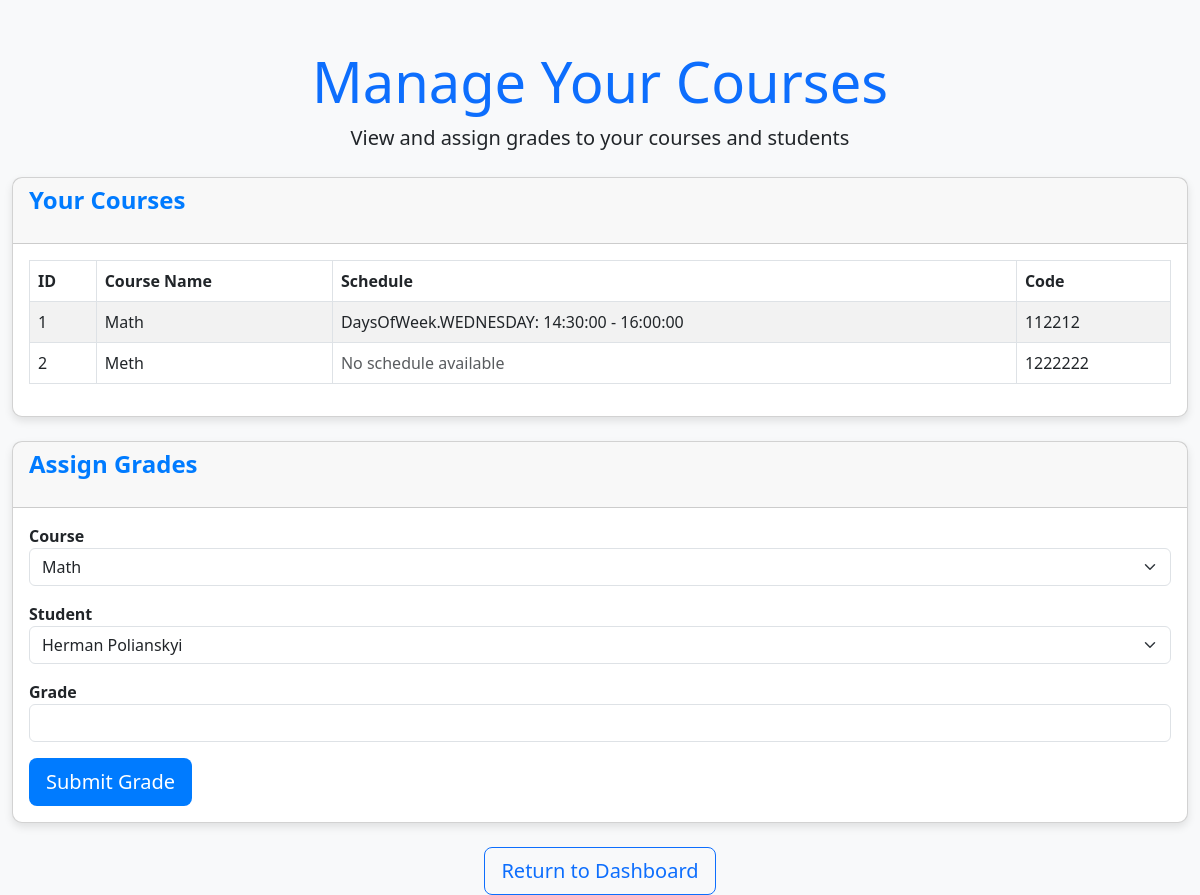
The app's page /teacher_page/teacher_courses (signed in), older data.
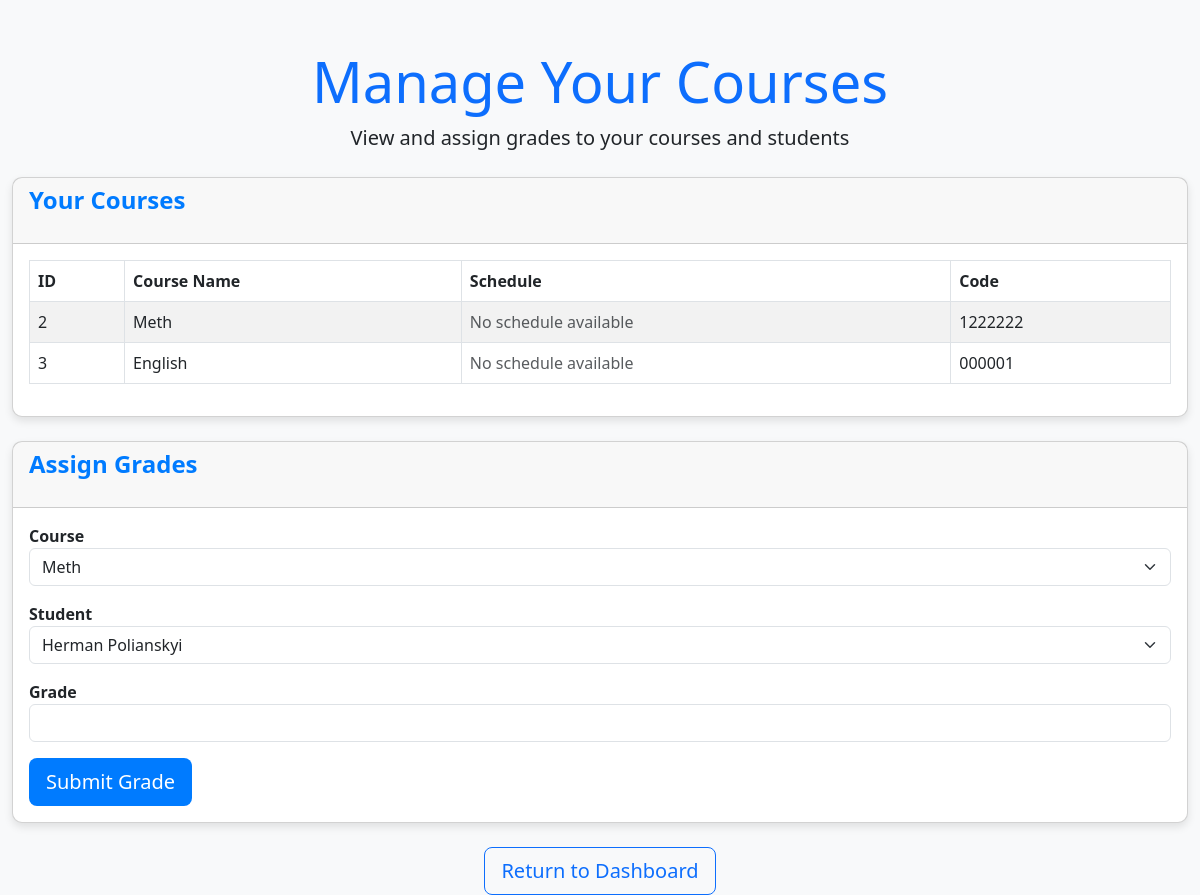
The same page, newer data.
### models.py (models this page shows)
class Course(db.Model):
    id = db.Column(db.Integer, primary_key=True)
    name = db.Column(db.String(150), nullable=False)
    code = db.Column(db.String(50), nullable=False, unique=True, index=True)
    teacher_id = db.Column(db.Integer, db.ForeignKey('teacher.id'), nullable=False)
    students = db.relationship('User', secondary='enrollment', back_populates='enrolled_courses')
    course_schedule = db.relationship('Schedule', back_populates='course', cascade="all, delete-orphan")

class Schedule(db.Model):
    id = db.Column(db.Integer, primary_key=True)
    course_id = db.Column(db.Integer, db.ForeignKey('course.id', name="fk_schedule_course"), nullable=False)
    day_of_week = db.Column(db.Enum(DaysOfWeek), nullable=False)
    start_time = db.Column(db.Time, nullable=False)
    end_time = db.Column(db.Time, nullable=False)
    course = db.relationship('Course', back_populates='course_schedule')

### app.py (the view, shortened to what this page needs)
@app.route('/teacher_page/teacher_courses', methods=['GET', 'POST'])
@login_required
def teacher_courses():
    if current_user.account_type == 'teacher':
        courses = Course.query.filter_by(teacher_id=current_user.id).all()
    else:
        courses = []
    courses = Course.query.filter_by(teacher_id=current_user.id).all()
    students = User.query.filter_by(account_type='user').all()
    return render_template('teacher_courses.html', courses=courses, students=students)

### app.py (called while the page is built)
@login_manager.user_loader
def load_user(user_id):
    user = User.query.get(int(user_id))
    if not user:
        user = Teacher.query.get(int(user_id))
    if not user:
        user = Admin.query.get(int(user_id))
    return user

### templates/teacher_courses.html (shortened to what this page needs)
<!DOCTYPE html>
<html lang="en">
<head>
    <link href="https://cdn.jsdelivr.net/npm/bootstrap@5.3.0/dist/css/bootstrap.min.css" rel="stylesheet">
</head>
<body>
<div class="container mt-5">
    <div class="text-center mb-4">
        <h1 class="display-4 text-primary">Manage Your Courses</h1>
        <p class="lead">View and assign grades to your courses and students</p>
    </div>
    <div class="card mb-4">
        <div class="card-header">
            <h2 class="section-title">Your Courses</h2>
        </div>
        <div class="card-body">
            <table class="table table-bordered table-striped">
                <thead>
                    <tr>
                        <th>ID</th>
                        <th>Course Name</th>
                        <th>Schedule</th>
                        <th>Code</th>
                    </tr>
                </thead>
                <tbody>
                    {% for course in courses %}
                    <tr>
                        <td>{{ course.id }}</td>
                        <td>{{ course.name }}</td>
                        <td class="course-schedule">
                            {% if course.course_schedule %}
                                {% for schedule in course.course_schedule %}
                                    <div>
                                        <span class="schedule-day">{{ schedule.day_of_week }}:</span>
                                        <span class="schedule-time">{{ schedule.start_time }} - {{ schedule.end_time }}</span>
                                    </div>
                                {% endfor %}
                            {% else %}
                                <span class="text-muted">No schedule available</span>
                            {% endif %}
                        </td>
                        <td>{{ course.code }}</td>
                    </tr>
                    {% endfor %}
                </tbody>
            </table>
        </div>
    </div>
    <div class="card">
        <div class="card-header">
            <h2 class="section-title">Assign Grades</h2>
        </div>
        <div class="card-body">
            <form method="POST">
                <div class="form-group mb-3">
                    <label for="course_id">Course</label>
                    <select name="course_id" class="form-select" required>
                        {% for course in courses %}
                            <option value="{{ course.id }}">{{ course.name }}</option>
                        {% endfor %}
                    </select>
                </div>
                <div class="form-group mb-3">
                    <label for="user_id">Student</label>
                    <select name="user_id" class="form-select" required>
                        {% for course in courses %}
                            {% for user in students %}
                                <option value="{{ user.id }}">{{ user.first_name }} {{ user.last_name }}</option>
                            {% endfor %}
                        {% endfor %}
                    </select>
                </div>
                <div class="form-group mb-3">
                    <label for="grade">Grade</label>
                    <input type="text" name="grade" class="form-control" required>
                </div>
                <button type="submit" class="btn btn-custom btn-lg">Submit Grade</button>
            </form>
        </div>
    </div>
    <div class="text-center mt-4">
        <a href="{{ url_for('teacher_page') }}" class="btn btn-outline-primary btn-lg">Return to Dashboard</a>
    </div>
</div>
</body>
</html>

Row changes from the older to the newer data that the page shows:
removed Course: id "1", name "Math", code "112212"
removed Schedule: day_of_week "DaysOfWeek.WEDNESDAY", start_time "14:30:00", end_time "16:00:00"
added Course: id "3", name "English", shows "No schedule available", code "000001"
Text that changed along with them:
form field course_id: "Math" → "Meth"
